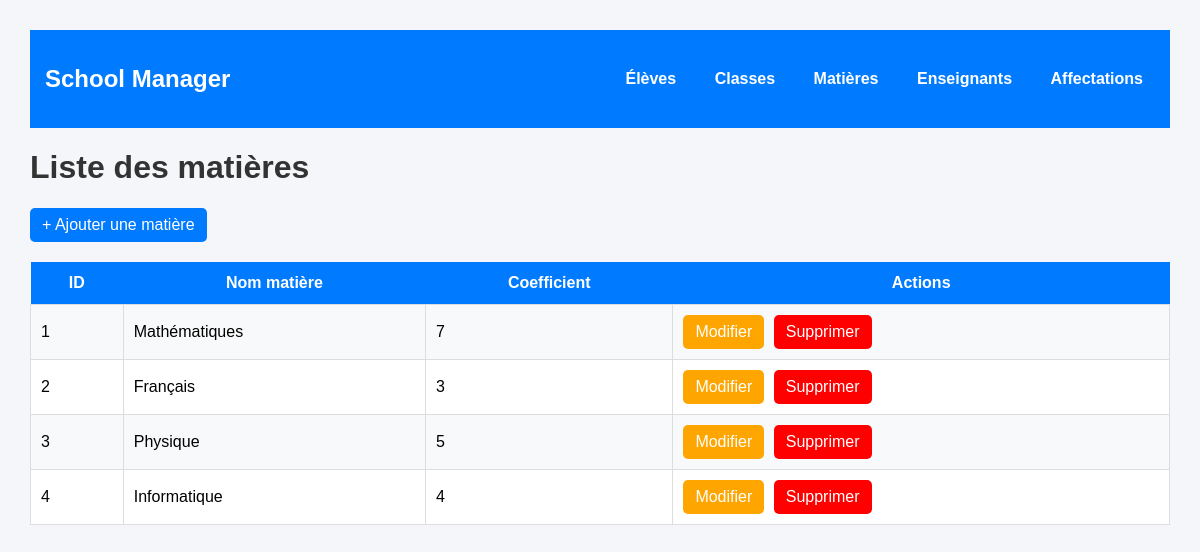
Screenshot of /pages/matieres/index.php with the database file from the repository.
### tables this page shows
CREATE TABLE `matiere` (
  `id_matiere` int(11) NOT NULL,
  `nom_matiere` varchar(100) NOT NULL,
  `coefficient` int(11) DEFAULT 1
);

### pages/matieres/index.php (the view, shortened to what this page needs)
<?php
require_once "../../config/database.php";
$sql = "SELECT * FROM matiere";
$stmt = $pdo->query($sql);
$matieres = $stmt->fetchAll(PDO::FETCH_ASSOC);
?>
<!DOCTYPE html>
<html lang="fr">
<head>
    <link rel="stylesheet" href="../../assets/css/style.css">
</head>
<body>
<?php include "../../navbar.php"; ?>
<h1>Liste des matières</h1>
<a class="btn add-btn" href="create.php">+ Ajouter une matière</a>
<table class="table">
    <tr>
        <th>ID</th>
        <th>Nom matière</th>
        <th>Coefficient</th>
        <th>Actions</th>
    </tr>
    <?php foreach ($matieres as $matiere): ?>
    <tr>
        <td><?= htmlspecialchars($matiere['id_matiere']) ?></td>
        <td><?= htmlspecialchars($matiere['nom_matiere']) ?></td>
        <td><?= htmlspecialchars($matiere['coefficient']) ?></td>
        <td>
            <a class="btn edit-btn"
               href="edit.php?id=<?= $matiere['id_matiere'] ?>">
               Modifier
            </a>
            <a class="btn delete-btn"
               href="delete.php?id=<?= $matiere['id_matiere'] ?>"
               onclick="return confirm('Voulez-vous supprimer cette matière ?')">
               Supprimer
            </a>
        </td>
    </tr>
    <?php endforeach; ?>
</table>
</body>
</html>

### assets/css/style.css (style rules this page uses)
body { font-family: Arial, sans-serif; background-color: #f4f6f9; margin: 30px; }
h1 { color: #333; }
a { text-decoration: none; color: white; background-color: #007bff; padding: 8px 12px; border-radius: 5px; }
table { width: 100%; border-collapse: collapse; background-color: white; margin-top: 20px; }
table th { background-color: #007bff; color: white; padding: 12px; }
table td { padding: 10px; border: 1px solid #ddd; }
tr:nth-child(even) { background-color: #f8f9fa; }
.edit-btn { background-color: orange; }
.delete-btn { background-color: red; }
.table { width: 100%; border-collapse: collapse; background-color: white; margin-top: 20px; }
.table th { background-color: #007bff; color: white; padding: 12px; }
.table td { padding: 10px; border: 1px solid #ddd; }
.btn { text-decoration: none; color: white; padding: 8px 12px; border-radius: 5px; display: inline-block; margin-right: 5px; }
.add-btn { background-color: #007bff; }

### rows the page displays
matiere: id_matiere "1", nom_matiere "Mathématiques", coefficient "7"
matiere: id_matiere "2", nom_matiere "Français", coefficient "3"
matiere: id_matiere "3", nom_matiere "Physique", coefficient "5"
matiere: id_matiere "4", nom_matiere "Informatique", coefficient "4"
